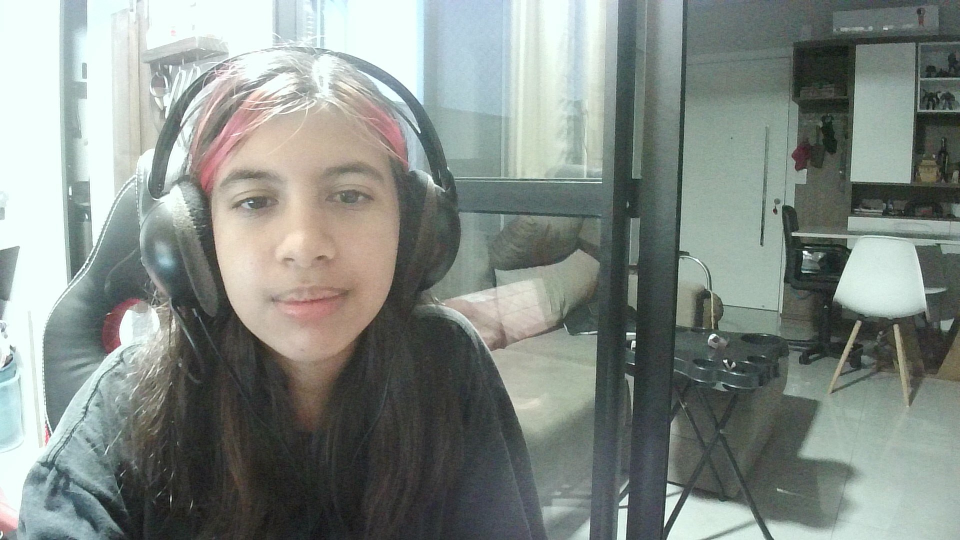
#> input picture faclal_recognition/dataset/alice_bretas.jpg, 1920 x 1080 px (shown at 1/2 size); its folder holds 4 pictures in this run
$ python from_chat_gpt_facial_person_detection_3.py
#> lines starting #> are read from the running program, lines starting #| are printed output that depends on the picture
import cv2
import os
import numpy as np

# Diretório contendo as imagens das pessoas
dataset_path = 'dataset'

# Inicializar o detector de rostos
face_cascade = cv2.CascadeClassifier(cv2.data.haarcascades + 'haarcascade_frontalface_default.xml')

# Inicializar o reconhecedor de rostos LBPH
face_recognizer = cv2.face.LBPHFaceRecognizer_create()

# Função para carregar imagens e etiquetas do dataset
def load_images_and_labels(dataset_path):
#> called with dataset_path = 'dataset'
    image_paths = [os.path.join(dataset_path, f) for f in os.listdir(dataset_path)]
    images = []
    labels = []

    label_to_name = {}  # Dicionário para mapear ID da etiqueta para nome

    for idx, image_path in enumerate(image_paths):
        image = cv2.imread(image_path, cv2.IMREAD_GRAYSCALE)
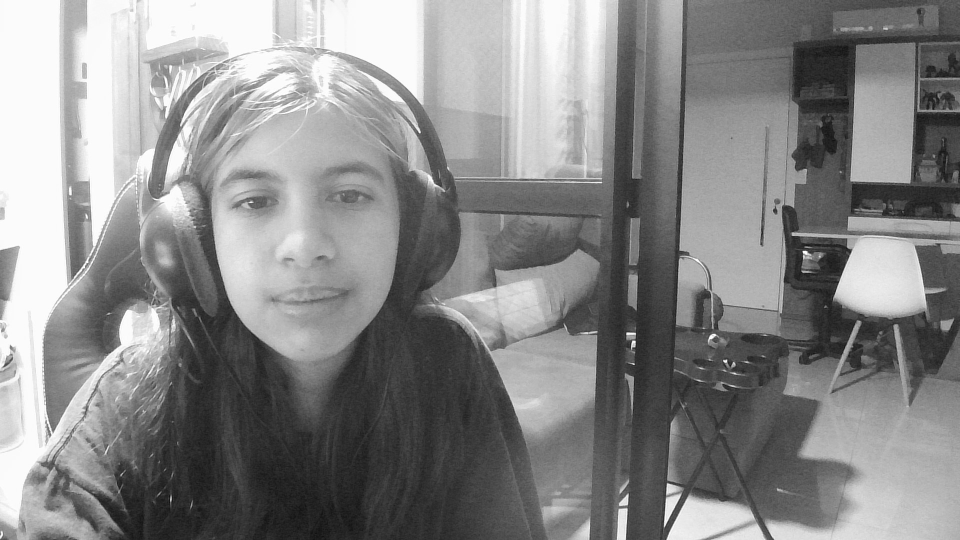
#> image: shape (1080, 1920) (shown at 1/2 size); min 8, max 255, mean 136.5
        name = os.path.splitext(os.path.basename(image_path))[0]  # Extrair nome do arquivo
        label_to_name[idx] = name
        print(name)
        print(label_to_name)

        faces = face_cascade.detectMultiScale(image, scaleFactor=1.1, minNeighbors=5)
#> faces = [[1540, 443, 135, 135], [365, 214, 485, 485]]

        for (x, y, w, h) in faces:
            images.append(image[y:y+h, x:x+w])
            labels.append(idx)
#> this loop made 2 passes
#> after the loop, images = 2 items; labels = [0, 0]
#> pass 2 of the loop in load_images_and_labels, `for idx, image_path in enumerate(image_paths):`:
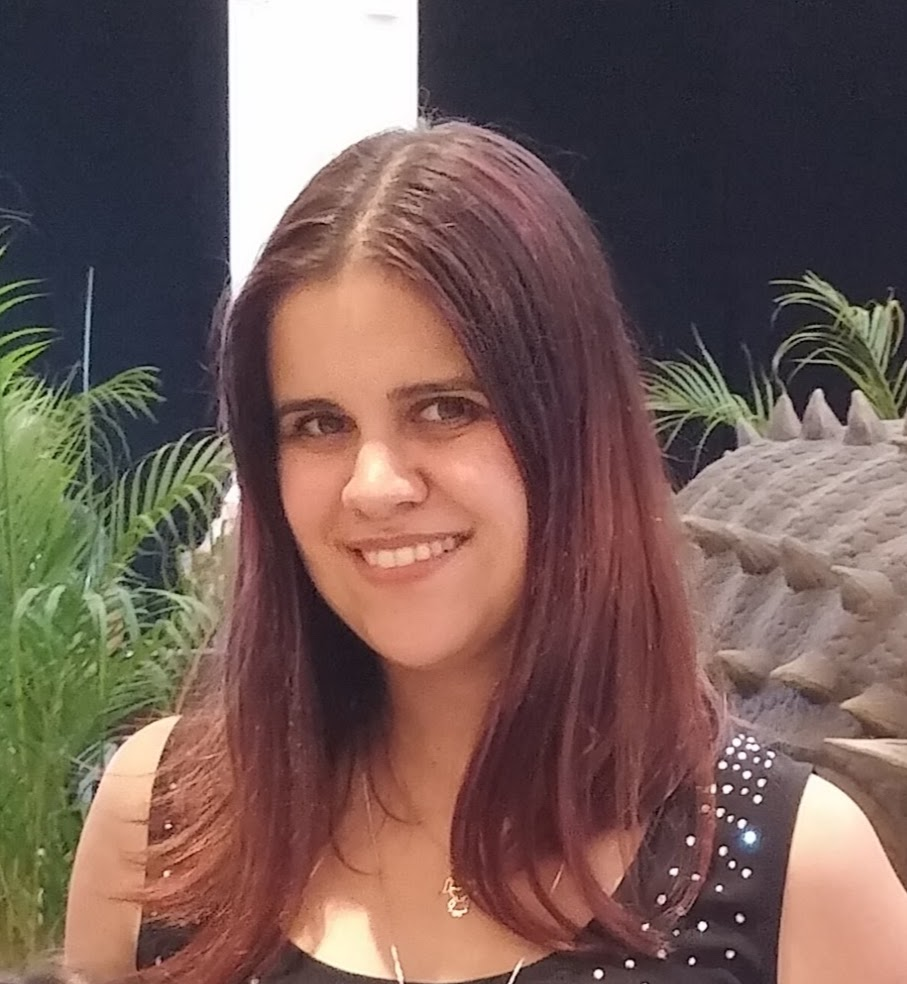
#> input picture faclal_recognition/dataset/anna_rodrigues.jpg, 907 x 984 px
#> in load_images_and_labels, `image = cv2.imread(image_path, cv2.IMREAD_GRAYSCALE)`:
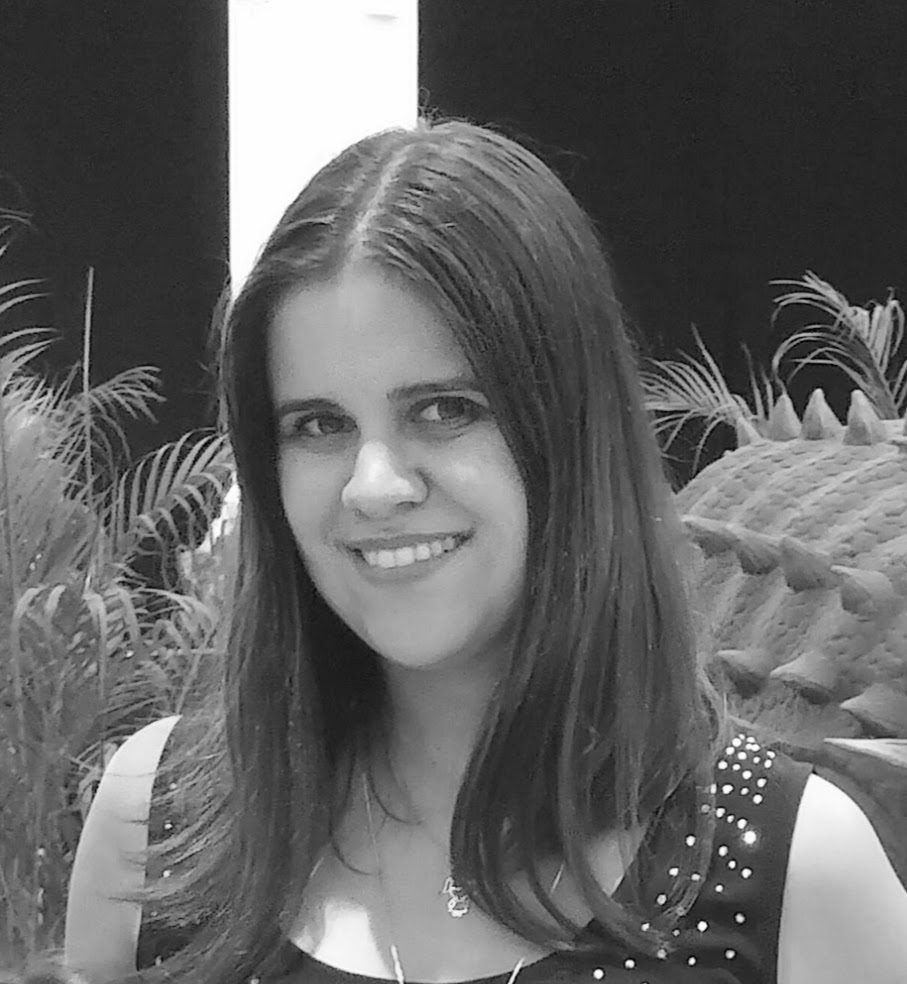
#> image: shape (984, 907); min 0, max 255, mean 99.7
#> faces = [[219, 302, 318, 318]]
#> the loop in load_images_and_labels, `for (x, y, w, h) in faces:` made 1 pass
#> after the loop in load_images_and_labels, `for (x, y, w, h) in faces:`: images = 3 items; labels = [0, 0, 1]
#> pass 3 of the loop in load_images_and_labels, `for idx, image_path in enumerate(image_paths):`:
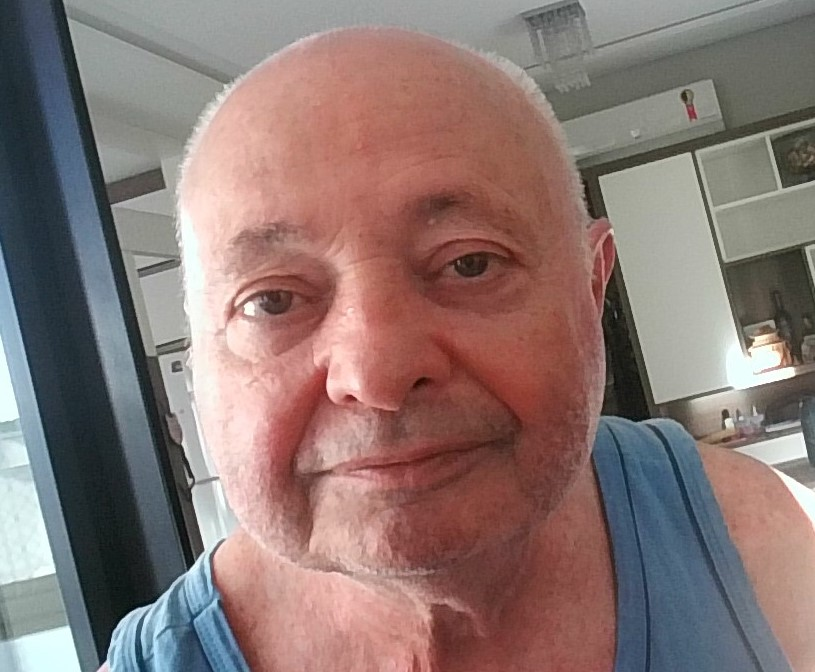
#> input picture faclal_recognition/dataset/jose_pedebos.jpg, 815 x 672 px
#> in load_images_and_labels, `image = cv2.imread(image_path, cv2.IMREAD_GRAYSCALE)`:
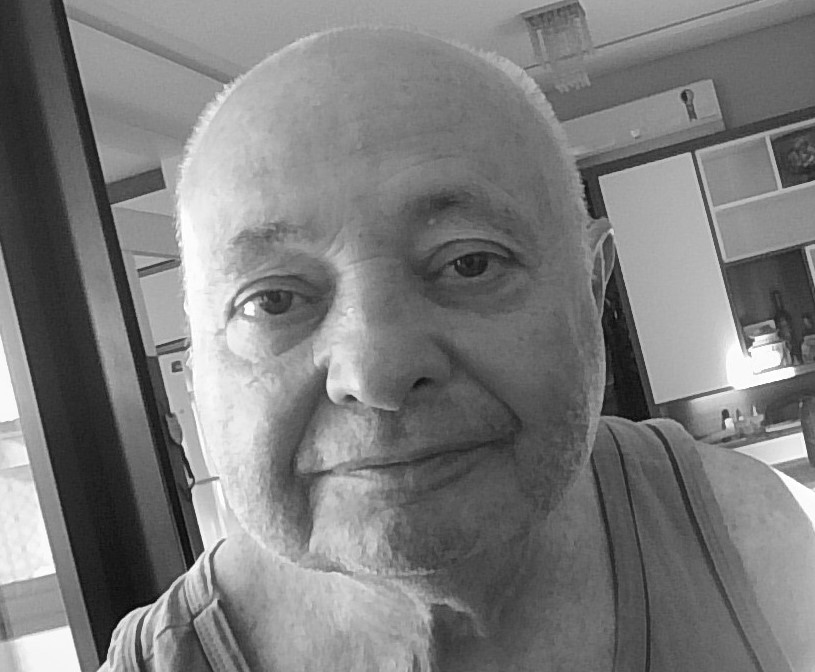
#> image: shape (672, 815); min 2, max 255, mean 124.3
#> faces = [[124, 79, 520, 520]]
#> the loop in load_images_and_labels, `for (x, y, w, h) in faces:` made 1 pass
#> after the loop in load_images_and_labels, `for (x, y, w, h) in faces:`: images = 4 items; labels = [0, 0, 1, 2]
#> the loop made 4 passes; the first 3 are shown

    return images, labels, label_to_name
# Carregar imagens, etiquetas e mapeamento de ID para nome
images, labels, label_to_name = load_images_and_labels(dataset_path)

# Treinar o reconhecedor de rostos
#> (the run stopped early here; a loop or call above may not have finished)
